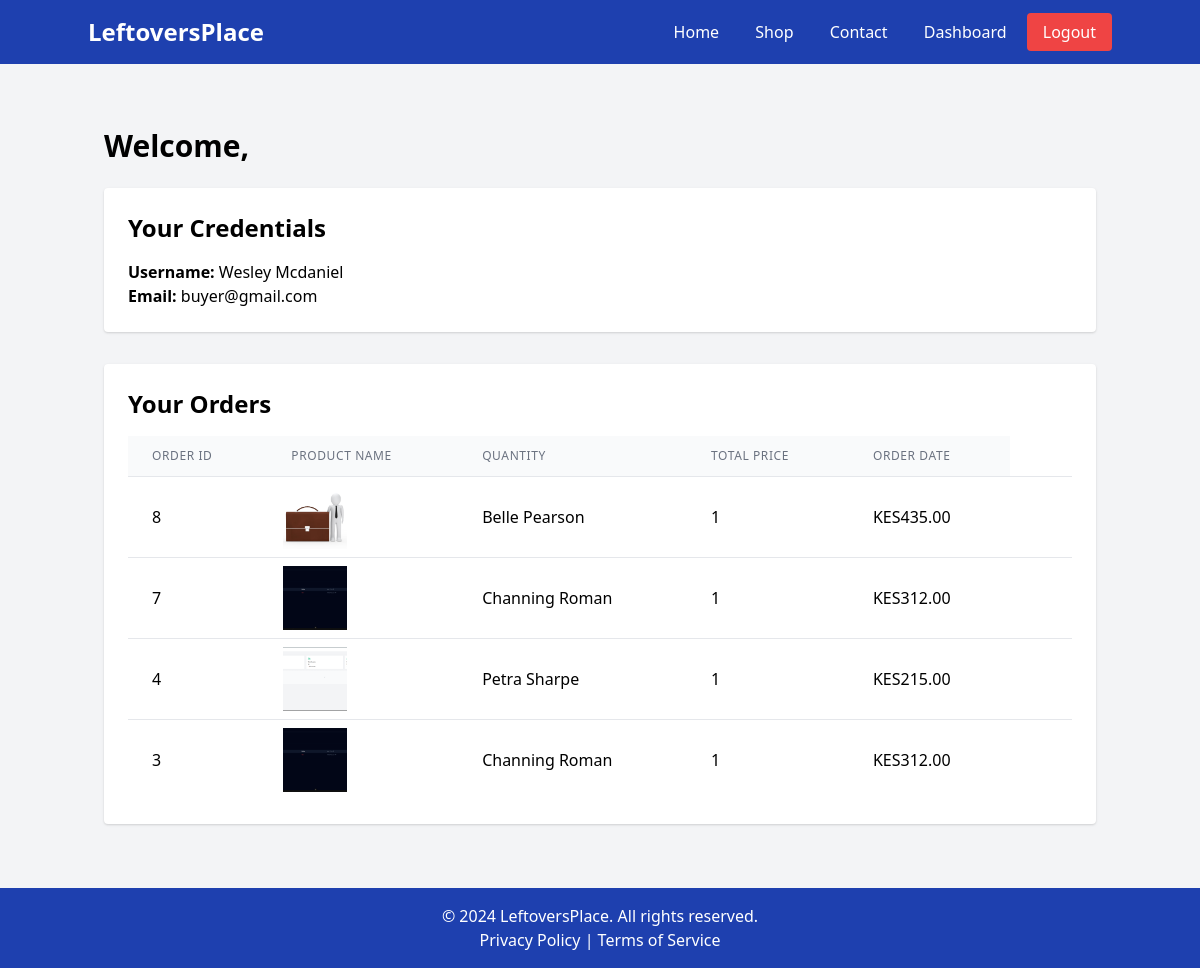
Before: /dashboard/ (signed in) with the older database file.
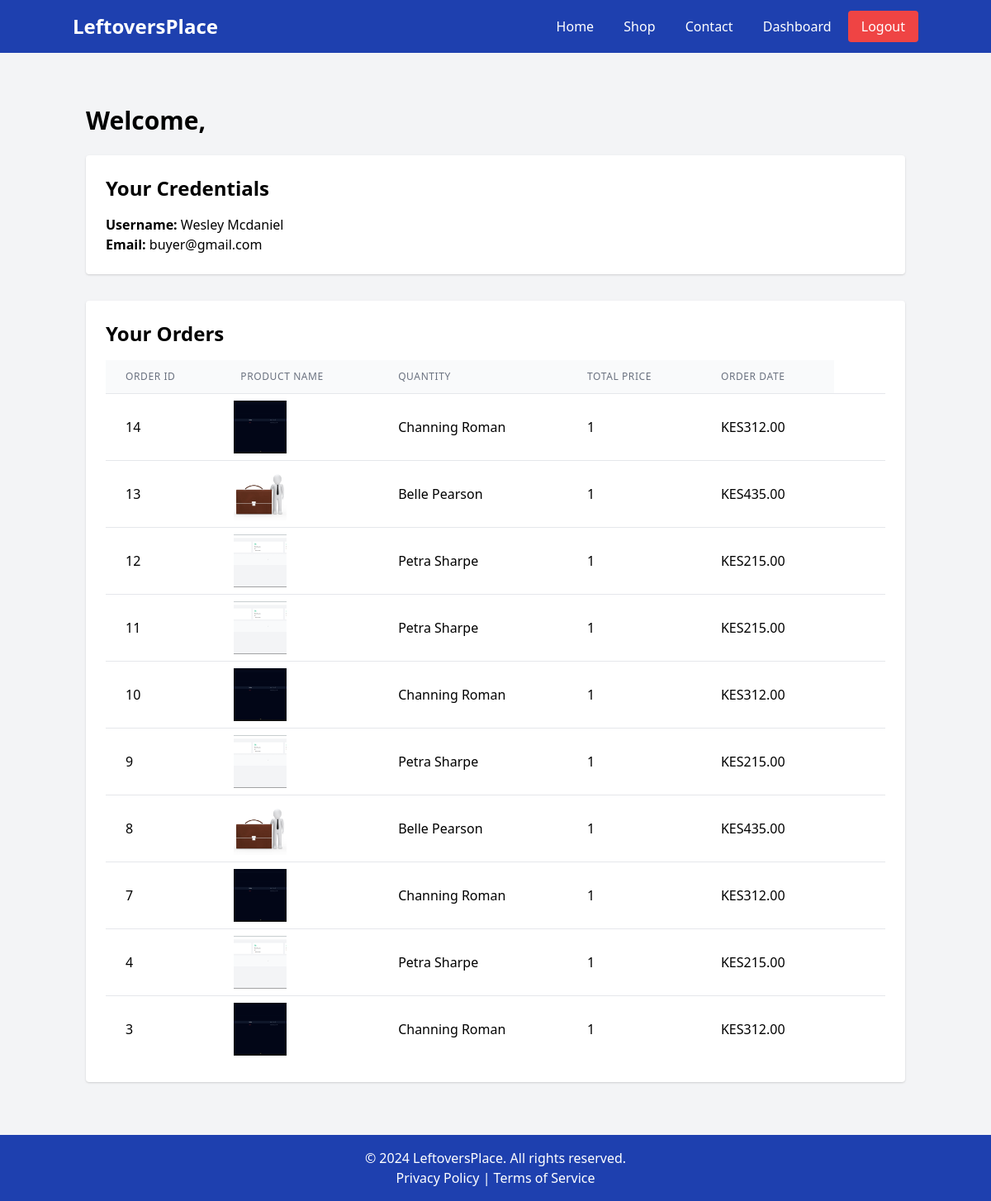
After: the same page with the newer database file.
### shop/models.py (models this page shows, shortened)
class Order(models.Model):
    ORDER_STATUS_CHOICES = [
        ('Pending', 'Pending'),
        ('Processing', 'Processing'),
        ('Shipped', 'Shipped'),
        ('Delivered', 'Delivered'),
        ('Cancelled', 'Cancelled'),
    ]
    user = models.ForeignKey(User, on_delete=models.CASCADE)
    product = models.ForeignKey(Product, on_delete=models.CASCADE)
    quantity = models.PositiveIntegerField(default=1)
    address = models.TextField()
    phone_number = models.CharField(max_length=255)
    location = models.CharField(max_length=20)
    status = models.CharField(max_length=20, choices=ORDER_STATUS_CHOICES, default='Pending')
    created_at = models.DateTimeField(auto_now_add=True)
    updated_at = models.DateTimeField(auto_now=True)

class Product(models.Model):
    shop = models.ForeignKey('Shop', on_delete=models.CASCADE)
    name = models.CharField(max_length=255)
    description = models.TextField()
    category = models.ForeignKey('category', on_delete=models.CASCADE)
    price = models.DecimalField(max_digits=10, decimal_places=2)
    image = models.ImageField(upload_to='products/', blank=True, null=True)

### shop/views.py (the view)
# urls.py: path('dashboard/', views.user_dashboard, name='user_dashboard'),
@login_required
def user_dashboard(request):
    user = request.user
    orders = Order.objects.filter(user=user).order_by('-created_at')
    orders = orders.select_related('product')
    context = {
        'user': user,
        'orders': orders,
    }
    return render(request, 'user_dashboard.html', context)

### shop/templates/user_dashboard.html (shortened to what this page needs)
{% extends "layouts/base.html" %}
{% block content %}
<section class="container mx-auto py-8 px-4">
    <h1 class="text-3xl font-bold mb-6">Welcome, {{ user.username }}</h1>
    <div class="bg-white p-6 rounded shadow mb-8">
        <h2 class="text-2xl font-semibold mb-4">Your Credentials</h2>
        <p><strong>Username:</strong> {{ user.first_name }}  {{ user.last_name }}</p>
        <p><strong>Email:</strong> {{ user.email }}</p>
    </div>
    <div class="bg-white p-6 rounded shadow">
        <h2 class="text-2xl font-semibold mb-4">Your Orders</h2>
        {% if orders %}
            <table class="min-w-full divide-y divide-gray-200">
                <thead class="bg-gray-50">
                    <tr>
                        <th class="px-6 py-3 text-left text-xs font-medium text-gray-500 uppercase tracking-wider">Order ID</th>
                        <th class="px-6 py-3 text-left text-xs font-medium text-gray-500 uppercase tracking-wider">Product Name</th>
                        <th class="px-6 py-3 text-left text-xs font-medium text-gray-500 uppercase tracking-wider">Quantity</th>
                        <th class="px-6 py-3 text-left text-xs font-medium text-gray-500 uppercase tracking-wider">Total Price</th>
                        <th class="px-6 py-3 text-left text-xs font-medium text-gray-500 uppercase tracking-wider">Order Date</th>
                    </tr>
                </thead>
                <tbody class="bg-white divide-y divide-gray-200">
                    {% for order in orders %}
                        <tr>
                            <td class="px-6 py-4 whitespace-nowrap">{{ order.id }}</td>
                            <td class="px-4 py-2">
                                {% if order.product.image %}
                                    <img src="{{ order.product.image.url }}" alt="{{ order.product.name }}" class="w-16 h-16 object-cover">
                                {% else %}
                                    No Image
                                {% endif %}
                            </td>
                            <td class="px-6 py-4 whitespace-nowrap">{{ order.product.name }}</td>
                            <td class="px-6 py-4 whitespace-nowrap">{{ order.quantity }}</td>
                            <td class="px-6 py-4 whitespace-nowrap">KES{{ order.product.price }}</td>
                            <td class="px-6 py-4 whitespace-nowrap">{{ order.order_date }}</td>
                        </tr>
                    {% endfor %}
                </tbody>
            </table>
        {% else %}
            <p class="text-gray-500">You have no orders yet.</p>
        {% endif %}
    </div>
</section>
{% endblock %}

Changed rows visible on the page:
added Order: id "14", product.image (picture), product.name "Channing Roman", quantity "1", product.price "312.00"
added Order: id "13", product.image (picture), product.name "Belle Pearson", quantity "1", product.price "435.00"
added Order: id "12", product.image (picture), product.name "Petra Sharpe", quantity "1", product.price "215.00"
added Order: id "11", product.image (picture), product.name "Petra Sharpe", quantity "1", product.price "215.00"
added Order: id "10", product.image (picture), product.name "Channing Roman", quantity "1", product.price "312.00"
added Order: id "9", product.image (picture), product.name "Petra Sharpe", quantity "1", product.price "215.00"
